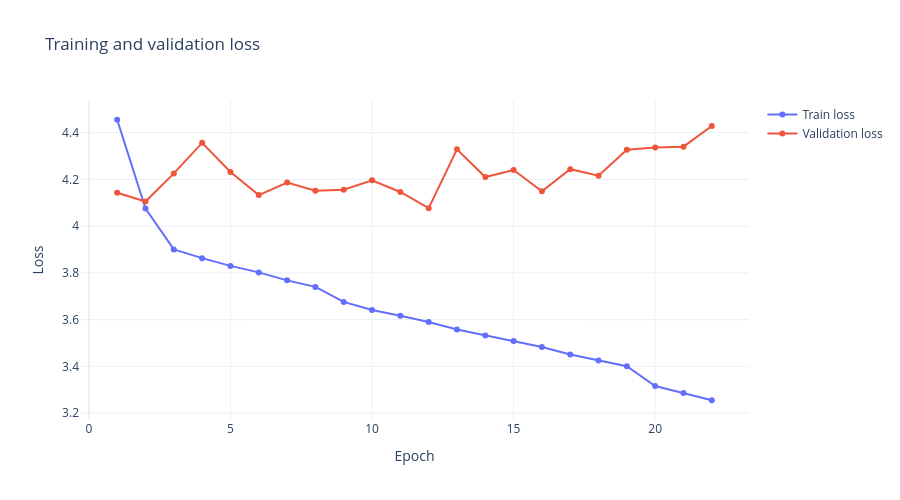

The code cell stored with this chart in its notebook:
### Markdown cell above
## Training diagnostics and company-level forecast plots

This section shows training/validation loss curves and lets you inspect actual-vs-predicted behavior for any company in the test set.

### Code cell
# Plot training and validation loss curves when the Trainer callback was run

loss_history = globals().get('loss_history')
train_losses = getattr(loss_history, 'train_losses', [])
val_losses = getattr(loss_history, 'val_losses', [])

if len(train_losses) > 0 or len(val_losses) > 0:
    loss_fig = go.Figure()
    if len(train_losses) > 0:
        loss_fig.add_trace(go.Scatter(
            x=list(range(1, len(train_losses) + 1)),
            y=train_losses,
            mode='lines+markers',
            name='Train loss'
        ))
    if len(val_losses) > 0:
        loss_fig.add_trace(go.Scatter(
            x=list(range(1, len(val_losses) + 1)),
            y=val_losses,
            mode='lines+markers',
            name='Validation loss'
        ))
    loss_fig.update_layout(
        title='Training and validation loss',
        xaxis_title='Epoch',
        yaxis_title='Loss',
        template='plotly_white',
        height=500,
    )
    loss_fig.show()
else:
    print('Loss history is unavailable. Run the Trainer setup and training cells first.')

### Figure 1 — Plotly figure (JSON) as saved in the notebook; plotly's stock layout.template omitted (floating-point values rounded to 4 significant figures)
{"data": [{"mode": "lines+markers", "name": "Train loss", "type": "scatter", "x": [1, 2, 3, 4, 5, 6, 7, 8, 9, 10, 11, 12, 13, 14, 15, 16, 17, 18, 19, 20, 21, 22], "y": [4.455, 4.075, 3.9, 3.863, 3.83, 3.802, 3.768, 3.74, 3.676, 3.641, 3.616, 3.59, 3.558, 3.532, 3.509, 3.482, 3.451, 3.425, 3.4, 3.315, 3.286, 3.255]}, {"mode": "lines+markers", "name": "Validation loss", "type": "scatter", "x": [1, 2, 3, 4, 5, 6, 7, 8, 9, 10, 11, 12, 13, 14, 15, 16, 17, 18, 19, 20, 21, 22], "y": [4.142, 4.105, 4.226, 4.356, 4.232, 4.133, 4.186, 4.152, 4.156, 4.196, 4.146, 4.077, 4.329, 4.21, 4.24, 4.149, 4.244, 4.215, 4.327, 4.336, 4.34, 4.429]}], "layout": {"height": 500, "title": {"text": "Training and validation loss"}, "xaxis": {"title": {"text": "Epoch"}}, "yaxis": {"title": {"text": "Loss"}}}}
